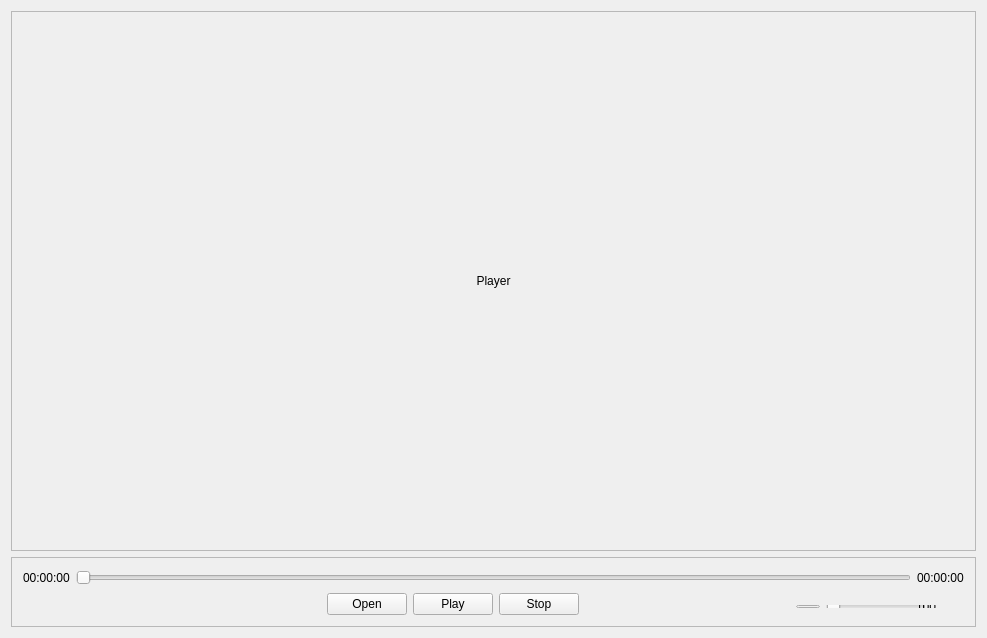
<?xml version="1.0" encoding="UTF-8"?>
<ui version="4.0">
 <class>MainWindow</class>
 <widget class="QMainWindow" name="MainWindow">
  <property name="geometry">
   <rect>
    <x>0</x>
    <y>0</y>
    <width>987</width>
    <height>638</height>
   </rect>
  </property>
  <property name="windowTitle">
   <string>MainWindow</string>
  </property>
  <widget class="QWidget" name="centralWidget">
   <layout class="QGridLayout" name="gridLayout">
    <item row="0" column="0">
     <widget class="QFrame" name="framePlayer">
      <property name="sizePolicy">
       <sizepolicy hsizetype="Expanding" vsizetype="Expanding">
        <horstretch>0</horstretch>
        <verstretch>0</verstretch>
       </sizepolicy>
      </property>
      <property name="frameShape">
       <enum>QFrame::StyledPanel</enum>
      </property>
      <property name="frameShadow">
       <enum>QFrame::Raised</enum>
      </property>
      <layout class="QGridLayout" name="gridLayout_3">
       <item row="0" column="0">
        <widget class="QLabel" name="label">
         <property name="text">
          <string>Player</string>
         </property>
         <property name="alignment">
          <set>Qt::AlignCenter</set>
         </property>
        </widget>
       </item>
      </layout>
     </widget>
    </item>
    <item row="1" column="0">
     <widget class="QFrame" name="frameController">
      <property name="minimumSize">
       <size>
        <width>0</width>
        <height>70</height>
       </size>
      </property>
      <property name="maximumSize">
       <size>
        <width>16777215</width>
        <height>70</height>
       </size>
      </property>
      <property name="frameShape">
       <enum>QFrame::StyledPanel</enum>
      </property>
      <property name="frameShadow">
       <enum>QFrame::Raised</enum>
      </property>
      <layout class="QGridLayout" name="gridLayout_2">
       <item row="0" column="0" colspan="4">
        <layout class="QHBoxLayout" name="horizontalLayout_2">
         <item>
          <widget class="QLabel" name="labelCurrentTimestamp_2">
           <property name="text">
            <string>00:00:00</string>
           </property>
          </widget>
         </item>
         <item>
          <widget class="QSlider" name="horizontalSliderTimestamp_2">
           <property name="orientation">
            <enum>Qt::Horizontal</enum>
           </property>
          </widget>
         </item>
         <item>
          <widget class="QLabel" name="labelTotalTimestamp_2">
           <property name="text">
            <string>00:00:00</string>
           </property>
          </widget>
         </item>
        </layout>
       </item>
       <item row="1" column="0">
        <spacer name="horizontalSpacer">
         <property name="orientation">
          <enum>Qt::Horizontal</enum>
         </property>
         <property name="sizeHint" stdset="0">
          <size>
           <width>298</width>
           <height>20</height>
          </size>
         </property>
        </spacer>
       </item>
       <item row="1" column="1">
        <layout class="QHBoxLayout" name="horizontalLayout_4">
         <item>
          <widget class="QPushButton" name="pushButtonOpen">
           <property name="text">
            <string>Open</string>
           </property>
          </widget>
         </item>
         <item>
          <widget class="QPushButton" name="pushButtonPlayPause">
           <property name="text">
            <string>Play</string>
           </property>
          </widget>
         </item>
         <item>
          <widget class="QPushButton" name="pushButtonStop">
           <property name="text">
            <string>Stop</string>
           </property>
          </widget>
         </item>
        </layout>
       </item>
       <item row="1" column="2">
        <spacer name="horizontalSpacer_2">
         <property name="orientation">
          <enum>Qt::Horizontal</enum>
         </property>
         <property name="sizeHint" stdset="0">
          <size>
           <width>193</width>
           <height>20</height>
          </size>
         </property>
        </spacer>
       </item>
       <item row="1" column="3">
        <widget class="QFrame" name="frameSound">
         <property name="minimumSize">
          <size>
           <width>180</width>
           <height>0</height>
          </size>
         </property>
         <property name="maximumSize">
          <size>
           <width>180</width>
           <height>16777215</height>
          </size>
         </property>
         <widget class="QWidget" name="">
          <property name="geometry">
           <rect>
            <x>1</x>
            <y>1</y>
            <width>182</width>
            <height>25</height>
           </rect>
          </property>
          <layout class="QGridLayout" name="gridLayout_4">
           <item row="0" column="0">
            <widget class="QToolButton" name="toolButtonSoundOnOff">
             <property name="text">
              <string/>
             </property>
            </widget>
           </item>
           <item row="0" column="1">
            <widget class="QSlider" name="horizontalSliderSound">
             <property name="minimumSize">
              <size>
               <width>100</width>
               <height>0</height>
              </size>
             </property>
             <property name="maximumSize">
              <size>
               <width>100</width>
               <height>16777215</height>
              </size>
             </property>
             <property name="orientation">
              <enum>Qt::Horizontal</enum>
             </property>
            </widget>
           </item>
           <item row="0" column="2">
            <widget class="QLabel" name="labelSoundValue">
             <property name="minimumSize">
              <size>
               <width>40</width>
               <height>0</height>
              </size>
             </property>
             <property name="maximumSize">
              <size>
               <width>40</width>
               <height>16777215</height>
              </size>
             </property>
             <property name="text">
              <string>100</string>
             </property>
            </widget>
           </item>
          </layout>
         </widget>
        </widget>
       </item>
      </layout>
     </widget>
    </item>
   </layout>
  </widget>
 </widget>
 <layoutdefault spacing="6" margin="11"/>
 <resources/>
 <connections/>
</ui>
